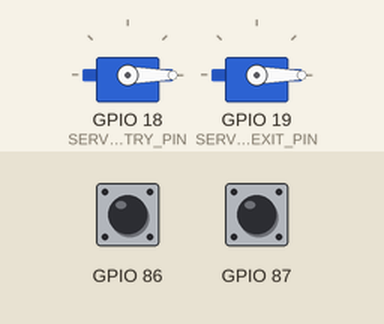
This program was run on a simulated ESP32. Parts: 2 × servo. The inputs (shaded band) are chosen by the test bench; at power-on: GPIO 86 HIGH, GPIO 87 HIGH. WiFi joins after 1.5 s; servers stay silent unless stated; no MQTT or app messages arrive unless stated; what the program prints to the serial monitor is not drawn.

Above: at 3.8 s.
3.9 s: GPIO 86 pulled LOW for 0.15 s
At 4.5 s:
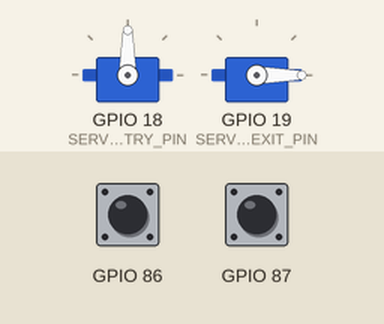
7.0 s: GPIO 87 pulled LOW for 0.15 s
At 7.4 s:
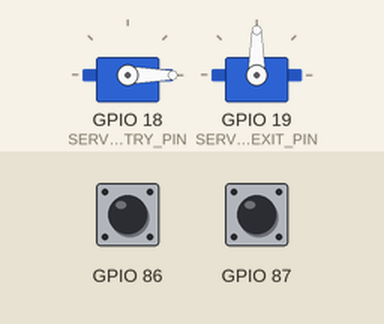
13.1 s: GPIO 86 pulled LOW for 1 s
At 13.8 s:
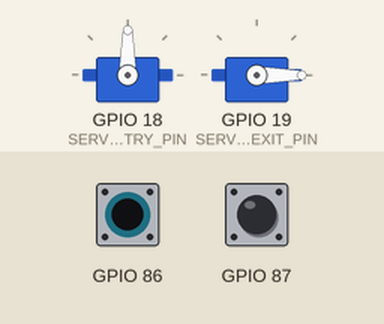
17.1 s: GPIO 86 pulled LOW for 3.2 s
At 22.58 s:
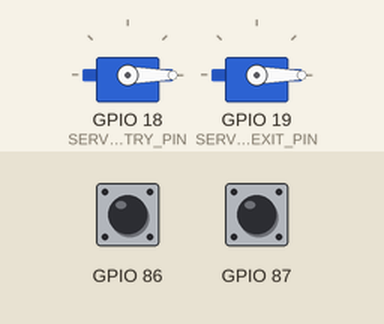
Timing chart, 0 to 22.8 s (numbered marks = the images above; inputs shaded):
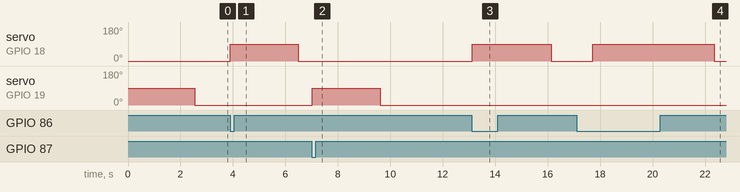

Measured:
- after the input at 3.9 s, servo on GPIO 18 (SERVO_ENTRY_PIN): 0° → 90° at once, → 0° 2.6 s later
- after the input at 7.0 s, servo on GPIO 19 (SERVO_EXIT_PIN): 0° → 90° at once, → 0° 2.6 s later
- after the input at 13.1 s, servo on GPIO 18 (SERVO_ENTRY_PIN): 0° → 90° at once, → 0° 3.0 s later
- after the input at 17.1 s, servo on GPIO 18 (SERVO_ENTRY_PIN): 0° → 90° after 0.63 s, → 0° 4.6 s later

The program:

main.cpp
```cpp
/*
 * ============================================================
 *  Parking System — ESP32 Smart Gate Control
 * ============================================================
 *
 *  ✅ FEATURES:
 *     • Controle inteligente de 2 cancelas (Entrada/Saída)
 *     • Sincronização de vagas via MQTT
 *     • Sensores IR para detecção de carros
 *     • Servo motors com posições: Fechada (0°) / Aberta (90°)
 *     • Máquina de estado para cada cancela
 *     • Reconexão WiFi/MQTT automática
 *
 *  TÓPICOS MQTT:
 *     • Subscribe: parking/spots/snapshot → Sincroniza vagas
 *     • Publish:   parking/entry         → Evento de entrada
 *     • Publish:   parking/exit          → Evento de saída
 *     • Publish:   parking/device/status → Status da ESP32
 *
 * ============================================================
 */

#include <Arduino.h>
#include <WiFi.h>
#include <PubSubClient.h>
#include <ArduinoJson.h>
#include <Wire.h>
#include <Adafruit_MCP23X17.h>
#include <ESP32Servo.h>

// ============================================================
//  📝 CONFIGURAÇÃO
// ============================================================

#include "../include/Config.h"
#include "../include/ParkingConfig.h"

// ============================================================
//  🔧 VARIÁVEIS GLOBAIS
// ============================================================

WiFiClient espClient;
PubSubClient mqtt(espClient);
Adafruit_MCP23X17 mcp0;
Adafruit_MCP23X17 mcp1;
Servo servoEntrada;
Servo servoSaida;

// 📊 Estado de vagas (sincronizado via MQTT)
struct {
  uint8_t vagasTotais = TOTAL_SPOTS;
  uint8_t vagasOcupadas = 0;
  uint8_t vagasLivres = TOTAL_SPOTS;
  unsigned long lastUpdateMs = 0;
} vagasState;

// 🚪 Máquina de Estado - Cancela de Entrada
enum GateState {
  GATE_IDLE,
  GATE_CAR_DETECTED,
  GATE_OPENING,
  GATE_OPEN,
  GATE_WAITING_CAR_PASS,
  GATE_CLOSING,
  GATE_CLOSED,
  GATE_BLOCKED  // Sem vagas
};

struct {
  GateState state = GATE_IDLE;
  unsigned long stateChangeMs = 0;
  uint8_t consecutiveReadings = 0;
  bool lastSensorReading = false;
} gateEntry;

struct {
  GateState state = GATE_IDLE;
  unsigned long stateChangeMs = 0;
  uint8_t consecutiveReadings = 0;
  bool lastSensorReading = false;
} gateSaida;

// ⏱️ Timers
unsigned long lastMqttPublishMs = 0;
unsigned long lastStatusPublishMs = 0;

// ============================================================
//  📨 CALLBACKS E HANDLERS
// ============================================================

/**
 * Callback ao receber mensagens MQTT
 * Processa mensagens de sincronização de vagas
 */
void onMessageReceived(char* topic, byte* payload, unsigned int length) {
  Serial.println("━━━━━━━━━━━━━━━━━━━━━━━━━━━━━━━━━━");
  Serial.print("[MQTT RX] Tópico: ");
  Serial.println(topic);

  // Copia payload para string segura
  char buffer[512] = {0};
  if (length > 510) length = 510;
  strncpy(buffer, (char*)payload, length);

  Serial.print("[MQTT RX] Payload: ");
  Serial.println(buffer);

  // ✅ Processa snapshot de vagas
  if (strcmp(topic, TOPIC_SPOT_SNAPSHOT) == 0) {
    StaticJsonDocument<256> doc;
    DeserializationError error = deserializeJson(doc, buffer);

    if (!error) {
      if (doc.containsKey("totalSpots")) {
        vagasState.vagasTotais = doc["totalSpots"];
      }
      if (doc.containsKey("occupiedSpots")) {
        vagasState.vagasOcupadas = doc["occupiedSpots"];
      }
      if (doc.containsKey("availableSpots")) {
        vagasState.vagasLivres = doc["availableSpots"];
      }

      vagasState.lastUpdateMs = millis();

      Serial.print("  → Vagas Totais: ");
      Serial.print(vagasState.vagasTotais);
      Serial.print(" | Ocupadas: ");
      Serial.print(vagasState.vagasOcupadas);
      Serial.print(" | Livres: ");
      Serial.println(vagasState.vagasLivres);
    } else {
      Serial.print("[JSON] ❌ Erro: ");
      Serial.println(error.f_dealloc());
    }
  }

  Serial.println("━━━━━━━━━━━━━━━━━━━━━━━━━━━━━━━━━━");
}

// ============================================================
//  🌐 WiFi — Conexão
// ============================================================

void connectWiFi() {
  Serial.print("[WiFi] Conectando a: ");
  Serial.println(WIFI_SSID);

  WiFi.mode(WIFI_STA);
  WiFi.begin(WIFI_SSID, WIFI_PASSWORD);

  int tentativas = 0;
  while (WiFi.status() != WL_CONNECTED && tentativas < 30) {
    delay(500);
    Serial.print(".");
    tentativas++;
  }

  if (WiFi.status() == WL_CONNECTED) {
    Serial.println();
    Serial.println("[WiFi] ✅ Conectado!");
    Serial.print("[WiFi] IP: ");
    Serial.println(WiFi.localIP());
  } else {
    Serial.println();
    Serial.println("[WiFi] ❌ Não conseguiu conectar. Reiniciando...");
    delay(1000);
    ESP.restart();
  }
}

// ============================================================
//  🔌 MQTT — Conexão
// ============================================================

void connectMQTT() {
  int tentativa = 0;

  while (!mqtt.connected()) {
    tentativa++;
    Serial.println("━━━━━━━━━━━━━━━━━━━━━━━━━━━━━━━━━━");
    Serial.print("[MQTT] Tentativa #");
    Serial.println(tentativa);
    Serial.print("[MQTT] Broker: ");
    Serial.println(MQTT_BROKER);

    if (mqtt.connect(MQTT_CLIENT_ID)) {
      Serial.println("[MQTT] ✅ Conectado!");

      // Subscreve aos tópicos necessários
      mqtt.subscribe(TOPIC_SPOT_SNAPSHOT);
      Serial.print("[MQTT] Inscrito em: ");
      Serial.println(TOPIC_SPOT_SNAPSHOT);

      Serial.println("━━━━━━━━━━━━━━━━━━━━━━━━━━━━━━━━━━");
    } else {
      Serial.println("[MQTT] ❌ Falhou. Tentando em 2s...");
      delay(2000);
    }
  }
}

// ============================================================
//  🔧 SERVO — Controle
// ============================================================

/**
 * Abre a cancela (0°)
 */
void abreServoCancela(Servo& servo, const char* nome) {
  servo.write(SERVO_OPEN_ANGLE);
  Serial.print("[SERVO] ");
  Serial.print(nome);
  Serial.print(" → ");
  Serial.print(SERVO_OPEN_ANGLE);
  Serial.println("° (ABERTA)");
}

/**
 * Fecha a cancela (90°)
 */
void fechaServoCancela(Servo& servo, const char* nome) {
  servo.write(SERVO_CLOSED_ANGLE);
  Serial.print("[SERVO] ");
  Serial.print(nome);
  Serial.print(" → ");
  Serial.print(SERVO_CLOSED_ANGLE);
  Serial.println("° (FECHADA)");
}

// ============================================================
//  📖 SENSORES — Leitura
// ============================================================

/**
 * Lê sensor IR de entrada (MCP2 pino 6)
 * Retorna true se carro detectado (pino em LOW)
 */
bool lerSensorEntrada() {
  return !mcp1.digitalRead(ENTRY_GATE_PIN); // Inverte porque é ativo-baixo
}

/**
 * Lê sensor IR de saída (MCP2 pino 7)
 * Retorna true se carro detectado (pino em LOW)
 */
bool lerSensorSaida() {
  return !mcp1.digitalRead(EXIT_GATE_PIN); // Inverte porque é ativo-baixo
}

/**
 * Debounce simples para leitura de sensores
 */
bool lerSensorComDebounce(bool (*lerFunc)(), bool& ultimaLeitura, uint8_t& contador) {
  bool leitura = lerFunc();

  if (leitura == ultimaLeitura) {
    contador++;
    if (contador >= 3) { // 3 leituras consecutivas = confirmado
      return leitura;
    }
  } else {
    contador = 0;
    ultimaLeitura = leitura;
  }

  return ultimaLeitura; // Retorna última leitura estável
}

// ============================================================
//  🚪 LÓGICA DE CANCELAS
// ============================================================

/**
 * Máquina de estado: Cancela de Entrada
 * Abre SOMENTE se houver vagas disponíveis
 */
void updateGateEntry() {
  bool carroDetectado = lerSensorComDebounce(lerSensorEntrada, gateEntry.lastSensorReading, gateEntry.consecutiveReadings);
  unsigned long agora = millis();
  unsigned long tempoDecorrido = agora - gateEntry.stateChangeMs;

  switch (gateEntry.state) {
    case GATE_IDLE:
      if (carroDetectado) {
        Serial.println("[ENTRADA] 🚗 Carro detectado no sensor!");

        if (vagasState.vagasLivres > 0) {
          Serial.println("[ENTRADA] ✅ Vagas disponíveis. Abrindo cancela...");
          abreServoCancela(servoEntrada, "Entrada");
          gateEntry.state = GATE_OPENING;
          gateEntry.stateChangeMs = agora;
        } else {
          Serial.println("[ENTRADA] ❌ Estacionamento LOTADO! Mantendo cancela fechada.");
          gateEntry.state = GATE_BLOCKED;
          gateEntry.stateChangeMs = agora;
        }
      }
      break;

    case GATE_OPENING:
      // Aguarda o tempo de abertura antes de marcar como aberta
      if (tempoDecorrido >= 500) {
        gateEntry.state = GATE_OPEN;
        gateEntry.stateChangeMs = agora;
      }
      break;

    case GATE_OPEN:
      // Aguarda carro passar (sensor deixar de detectar)
      if (!carroDetectado) {
        Serial.println("[ENTRADA] ✅ Carro passou. Esperando 2s antes de fechar...");
        gateEntry.state = GATE_WAITING_CAR_PASS;
        gateEntry.stateChangeMs = agora;
      }
      break;

    case GATE_WAITING_CAR_PASS:
      // Aguarda 2 segundos após carro passar
      if (tempoDecorrido >= 2000) {
        Serial.println("[ENTRADA] 🔒 Fechando cancela...");
        fechaServoCancela(servoEntrada, "Entrada");
        gateEntry.state = GATE_CLOSING;
        gateEntry.stateChangeMs = agora;

        // 📤 Publica evento de entrada com vagaId obrigatório
        StaticJsonDocument<256> doc;
        doc["parkingLotId"] = PARKING_LOT_ID;
        doc["vagaId"] = "spot-sensor-entrada"; // ID da vaga associada ao sensor de entrada
        doc["eventType"] = "entry";
        doc["timestamp"] = millis();
        String payload;
        serializeJson(doc, payload);
        mqtt.publish(TOPIC_PARKING_ENTRY, payload.c_str());
        Serial.print("[MQTT TX] ");
        Serial.println(TOPIC_PARKING_ENTRY);
        Serial.print("[MQTT] Payload: ");
        Serial.println(payload);
      }
      break;

    case GATE_CLOSING:
      // Aguarda cancelamento do fechamento
      if (tempoDecorrido >= 500) {
        gateEntry.state = GATE_CLOSED;
        gateEntry.stateChangeMs = agora;
      }
      break;

    case GATE_CLOSED:
      // Aguarda timeout para voltar a IDLE
      if (tempoDecorrido >= 1000) {
        gateEntry.state = GATE_IDLE;
        gateEntry.stateChangeMs = agora;
      }
      break;

    case GATE_BLOCKED:
      // Mantém cancela fechada enquanto estacionamento está lotado
      if (vagasState.vagasLivres > 0) {
        Serial.println("[ENTRADA] ✅ Vagas liberadas! Voltando ao modo normal.");
        gateEntry.state = GATE_IDLE;
        gateEntry.stateChangeMs = agora;
      }
      // Timeout: após 10 segundos, tenta voltar a IDLE
      if (tempoDecorrido >= 10000) {
        gateEntry.state = GATE_IDLE;
        gateEntry.stateChangeMs = agora;
      }
      break;

    default:
      gateEntry.state = GATE_IDLE;
      break;
  }
}

/**
 * Máquina de estado: Cancela de Saída
 * Abre SEMPRE que detectar carro
 */
void updateGateSaida() {
  bool carroDetectado = lerSensorComDebounce(lerSensorSaida, gateSaida.lastSensorReading, gateSaida.consecutiveReadings);
  unsigned long agora = millis();
  unsigned long tempoDecorrido = agora - gateSaida.stateChangeMs;

  switch (gateSaida.state) {
    case GATE_IDLE:
      if (carroDetectado) {
        Serial.println("[SAÍDA] 🚗 Carro detectado no sensor!");
        Serial.println("[SAÍDA] ✅ Abrindo cancela...");
        abreServoCancela(servoSaida, "Saída");
        gateSaida.state = GATE_OPENING;
        gateSaida.stateChangeMs = agora;
      }
      break;

    case GATE_OPENING:
      if (tempoDecorrido >= 500) {
        gateSaida.state = GATE_OPEN;
        gateSaida.stateChangeMs = agora;
      }
      break;

    case GATE_OPEN:
      // Aguarda carro passar
      if (!carroDetectado) {
        Serial.println("[SAÍDA] ✅ Carro passou. Esperando 2s antes de fechar...");
        gateSaida.state = GATE_WAITING_CAR_PASS;
        gateSaida.stateChangeMs = agora;
      }
      break;

    case GATE_WAITING_CAR_PASS:
      if (tempoDecorrido >= 2000) {
        Serial.println("[SAÍDA] 🔒 Fechando cancela...");
        fechaServoCancela(servoSaida, "Saída");
        gateSaida.state = GATE_CLOSING;
        gateSaida.stateChangeMs = agora;

        // 📤 Publica evento de saída com vagaId obrigatório
        StaticJsonDocument<256> doc;
        doc["parkingLotId"] = PARKING_LOT_ID;
        doc["vagaId"] = "spot-sensor-saida"; // ID da vaga associada ao sensor de saída
        doc["eventType"] = "exit";
        doc["timestamp"] = millis();
        String payload;
        serializeJson(doc, payload);
        mqtt.publish(TOPIC_PARKING_EXIT, payload.c_str());
        Serial.print("[MQTT TX] ");
        Serial.println(TOPIC_PARKING_EXIT);
        Serial.print("[MQTT] Payload: ");
        Serial.println(payload);
      }
      break;

    case GATE_CLOSING:
      if (tempoDecorrido >= 500) {
        gateSaida.state = GATE_CLOSED;
        gateSaida.stateChangeMs = agora;
      }
      break;

    case GATE_CLOSED:
      if (tempoDecorrido >= 1000) {
        gateSaida.state = GATE_IDLE;
        gateSaida.stateChangeMs = agora;
      }
      break;

    default:
      gateSaida.state = GATE_IDLE;
      break;
  }
}

// ============================================================
//  📤 STATUS — Publicação
// ============================================================

/**
 * Publica status da ESP32 no MQTT
 */
void publishDeviceStatus() {
  StaticJsonDocument<256> doc;
  doc["deviceId"] = MQTT_CLIENT_ID;
  doc["parkingLotId"] = PARKING_LOT_ID;
  doc["status"] = "online";
  doc["uptime_s"] = millis() / 1000;
  doc["wifiSignal_dbm"] = WiFi.RSSI();
  doc["entryGateState"] = gateEntry.state;
  doc["exitGateState"] = gateSaida.state;
  doc["vagasLivres"] = vagasState.vagasLivres;
  doc["vagasOcupadas"] = vagasState.vagasOcupadas;
  doc["timestamp"] = millis();

  String payload;
  serializeJson(doc, payload);

  bool ok = mqtt.publish(TOPIC_DEVICE_STATUS, payload.c_str(), true);
  Serial.print("[MQTT TX] Status publicado: ");
  Serial.println(ok ? "✅" : "❌");
}

// ============================================================
//  ⚡ SETUP
// ============================================================

void setup() {
  Serial.begin(115200);
  delay(1000);

  Serial.println();
  Serial.println("════════════════════════════════════════════════");
  Serial.println("   Parking System — Smart Gate Control");
  Serial.println("   ESP32 + 2 Servo Gates + IR Sensors");
  Serial.println("════════════════════════════════════════════════");
  Serial.println();

  // 🌐 WiFi
  connectWiFi();
  Serial.println();

  // 🔌 I2C / MCP23017
  Serial.println("[I2C] Inicializando...");
  Wire.begin(21, 22); // SDA=21, SCL=22 (padrão ESP32)

  if (!mcp0.begin_I2C(MCP1_ADDR)) {
    Serial.println("[MCP23017 #0] ❌ Não encontrado em 0x20");
    while (1) delay(1000);
  }
  Serial.println("[MCP23017 #0] ✅ Detectado em 0x20");

  if (!mcp1.begin_I2C(MCP2_ADDR)) {
    Serial.println("[MCP23017 #1] ❌ Não encontrado em 0x21");
    while (1) delay(1000);
  }
  Serial.println("[MCP23017 #1] ✅ Detectado em 0x21");

  // Configura sensores de entrada/saída como INPUT
  mcp1.pinMode(ENTRY_GATE_PIN, INPUT_PULLUP);
  mcp1.pinMode(EXIT_GATE_PIN, INPUT_PULLUP);
  Serial.println("[Sensores IR] ✅ Configurados (MCP2: pinos 6 e 7)");

  // 🎛️ Servo Motors
  servoEntrada.attach(SERVO_ENTRY_PIN, 1000, 2000); // PWM: 1000-2000 µs
  servoSaida.attach(SERVO_EXIT_PIN, 1000, 2000);
  fechaServoCancela(servoEntrada, "Entrada");
  fechaServoCancela(servoSaida, "Saída");
  Serial.println("[Servo Motors] ✅ Configurados e fechados");

  // 🔌 MQTT
  Serial.println();
  mqtt.setServer(MQTT_BROKER, MQTT_PORT);
  mqtt.setCallback(onMessageReceived);
  connectMQTT();

  // Inicializa timers
  lastMqttPublishMs = millis();
  lastStatusPublishMs = millis();

  Serial.println();
  Serial.println("[Sistema] ✅ Pronto! Aguardando carros...");
  Serial.println();
}

// ============================================================
//  🔄 LOOP
// ============================================================

void loop() {
  unsigned long agora = millis();

  // 🌐 WiFi — Reconexão automática
  if (WiFi.status() != WL_CONNECTED) {
    Serial.println("[WiFi] Conexão perdida. Reconectando...");
    connectWiFi();
  }

  // 🔌 MQTT — Reconexão automática
  if (!mqtt.connected()) {
    connectMQTT();
  }

  mqtt.loop();

  // 🚪 Atualiza máquinas de estado das cancelas
  updateGateEntry();
  updateGateSaida();

  // 📤 Publica status periodicamente (a cada 15s)
  if (agora - lastStatusPublishMs >= DEVICE_STATUS_PUBLISH_MS) {
    lastStatusPublishMs = agora;
    publishDeviceStatus();
  }

  delay(50); // Pequeno delay para evitar travamento
}
```

Config.h
```cpp
#pragma once

// ====== Wi-Fi ======
static const char* WIFI_SSID = "VIVOFIBRA-WIFI6-E9D8";
static const char* WIFI_PASSWORD = "03012006Ju";

// ====== MQTT ======
static const char* MQTT_BROKER = "192.168.0.10";
static const int MQTT_PORT = 1883;
static const char* MQTT_CLIENT_ID = "esp32-parking-22";

// IDs / tópicos alinhados com backend atual
static const char* PARKING_LOT_ID = "45fc18f2-bdd8-4b11-b964-f8face1147f0";

static const char* TOPIC_PARKING_ENTRY = "parking/entry";
static const char* TOPIC_PARKING_EXIT = "parking/exit";
static const char* TOPIC_SPOT_SNAPSHOT = "parking/spots/snapshot";
static const char* TOPIC_DEVICE_STATUS = "parking/device/status";
static const char* TOPIC_GATE_COMMAND = "parking/gate/command"; // opcional (futuro)
```

Source omitted: ParkingConfig.h (2087 bytes)
